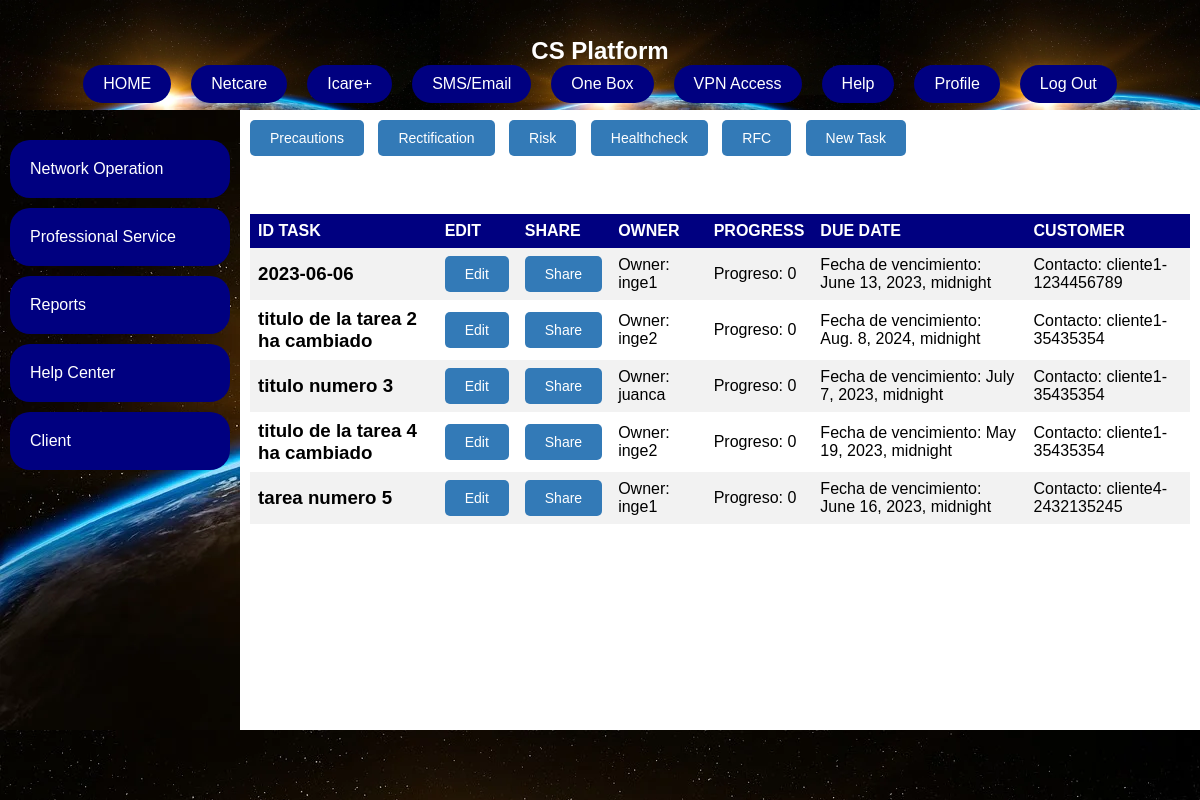
The app's page /netcare/, older data.
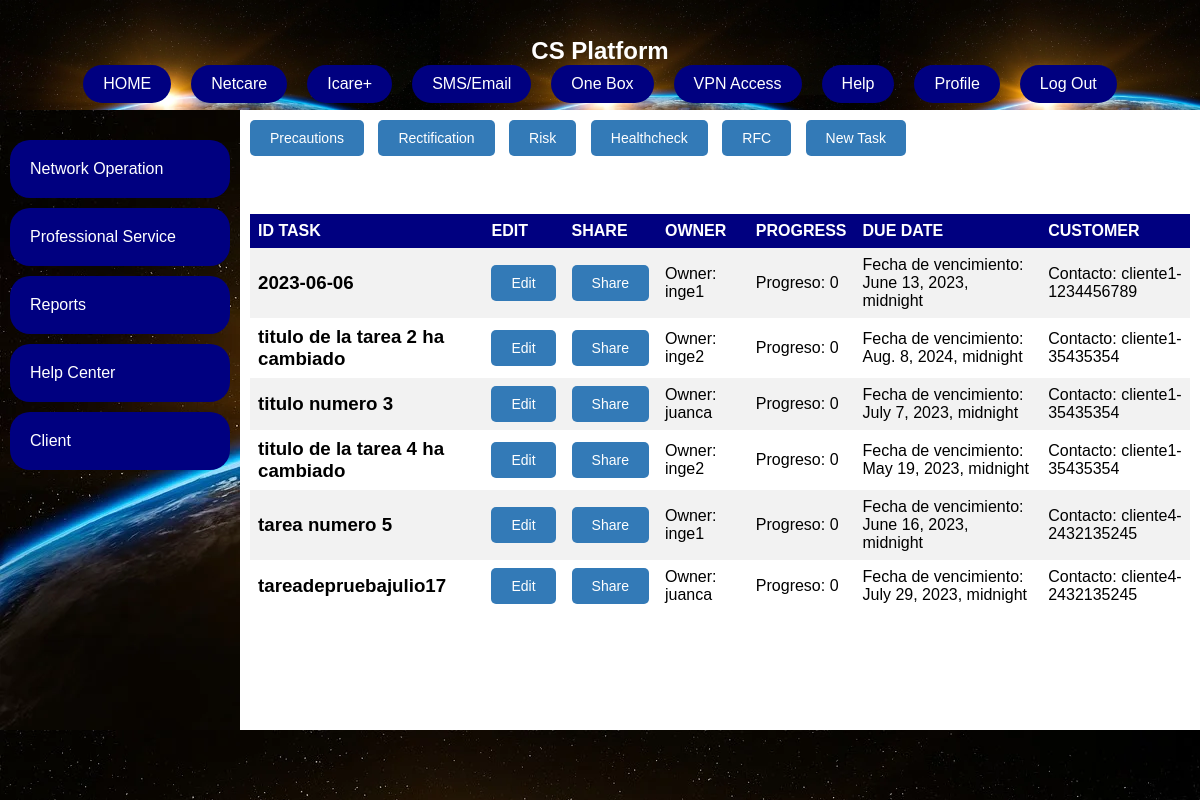
The same page, newer data.
### app/models.py (models this page shows)
class Tarea(models.Model):
    titulo = models.CharField(max_length=100)
    descripcion = models.TextField()
    progreso = models.IntegerField(default=0)
    owner = models.ForeignKey(User, on_delete=models.PROTECT)
    fecha_creacion = models.DateTimeField(auto_now_add=True)
    fecha_vencimiento = models.DateTimeField()
    contacto_cliente = models.ForeignKey(Cliente, on_delete=models.PROTECT)

### app/views.py (the view)
# urls.py: path('netcare/', views.netcare, name='netcare'),
def netcare(request):
    clientes=Cliente.objects.all()
    owners=User.objects.all()
    tareas = Tarea.objects.all()
    contexto ={
    'tareas': [],
    'c':clientes,
    'u':owners,
    }
    for tarea in tareas:
        cliente = Cliente.objects.get(id=tarea.contacto_cliente_id)
        tarea.cliente = cliente.nombre+'-'+cliente.contacto  # Agregar el atributo "cliente" a la tarea
        contexto['tareas'].append(tarea)
    return render(request, 'app/netcare.html',contexto)

### app/templates/app/netcare.html (shortened to what this page needs)
{% load static %}
<!DOCTYPE html>
<html lang="en">
<head>
  <link href="{% static 'app/css/netcarestilo.css' %}" rel="stylesheet">
</head>
<html>
<body>
  <div id="contenedor" class="contenedor">
    <div id="header" class="header">
      <h2>CS Platform</h2>
      <nav id="menu" class="menu">
        <a href="{% url 'app:dashboardhws' %}">HOME</a>
        <a href="{% url 'app:netcare' %}">Netcare</a>
        <a href="{% url 'app:icareplus' %}">Icare+</a>
        <a href="{% url 'app:smsEmail' %}">SMS/Email</a>
        <a href="{% url 'app:onebox' %}">One Box</a>
        <a href="{% url 'app:vpnaccess' %}">VPN Access</a>
        <a href="{% url 'app:help' %}">Help</a>
        <a href="{% url 'app:profile' %}">Profile</a>
        <a href="{% url 'app:loginhw' %}">Log Out</a>
      </nav>
    </div>
    <div class="barra">
      <a href="#">Network Operation</a>
      <a href="#">Professional Service</a>
      <a href="#">Reports</a>
      <a href="#">Help Center</a>
      <a href="#">Client</a>
    </div>
    <div class="contenido">
      <div class="tab-buttons">
        <button class="tab-button">Precautions</button>
        <button class="tab-button">Rectification</button>
        <button class="tab-button">Risk</button>
        <button class="tab-button">Healthcheck</button>
        <button class="tab-button">RFC</button>
        <button class="tab-button">New Task</button>
      </div>
      <div class="tab active">
        <h2>Precautions</h2>
        <table>
          <tr>
            <th>ID TASK</th>
            <th>EDIT</th>
            <th>SHARE</th>
            <th>OWNER</th>
            <th>PROGRESS</th>
            <th>DUE DATE</th>
            <th>CUSTOMER</th>
          </tr>
          {%for tarea in tareas%}
          <tr>
            <td class="title">
              <h3>{{tarea.titulo}}</h3>
            </td>
            <td class="edit-btn"><button class="edit-btn">Edit</button></td>
            <td class="compare-btn"><button class="compare-btn">Share</button></td>
            <td class="owner">
              <p>Owner: <span class="owner">{{tarea.owner}}</span></p>
            </td>
            <td class="progress">
              <p>Progreso: <span class="progress">{{tarea.progreso}}</span></p>
            </td>
            <td class="due-date">
              <p>Fecha de vencimiento: <span class="due-date">{{tarea.fecha_vencimiento}}</span></p>
            </td>
            <td class="contact-info">
              <p>Contacto: <span class="contact-info">{{tarea.cliente}}</span></p>
            </td>
          </tr>
          {% endfor %}
        </table>
      </div>
    </div>
    <div class="footer"></div>
  </div>
</body>
</html>

### app/Static/app/css/netcarestilo.css (style rules this page uses)
.contenedor { background-color: #fff; width: 100vw; height: 100vh; display: grid; grid-template: 110px 1fr 70px / 1fr 4fr; grid-template-areas: "header header" "barra contenido" "footer footer"; }
.header { display: flex; justify-content: center; align-items: center; background-color: rgba(0, 0, 128, 0.473); grid-area: header; flex-direction: column; background-image: url('/static/app/image/earthbbb.jpg'); background-size: cover; background-size: auto 200%; color: white; }
.menu { display: flex; justify-content: center; align-items: center; }
.menu a { display: inline-block; margin: 0 10px; padding: 10px 20px; border-radius: 20px; background-color: navy; color: #fff; text-decoration: none; transition: all 0.3s ease-in-out; }
.barra { padding-top: 20px; background-color: rgba(0, 0, 128, 0.473); grid-area: barra; height: 100%; background-image: url('/static/app/image/earthbbb.jpg'); background-size: cover; background-size: auto; }
.barra a { display: block; background-color: navy; color: white; padding: 20px; text-decoration: none; border-radius: 20px; margin: 10px; }
.contenido { background: #fff; grid-area: contenido; padding: 10px; }
.footer { background-color: rgba(0, 0, 128, 0.473); grid-area: footer; background-image: url('/static/app/image/earthbbb.jpg'); background-size: cover; background-size: auto; }
* { box-sizing: border-box; margin: 0; padding: 0; }
body { background-color: #f2f2f2; font-family: Arial, sans-serif; }
body { font-family: Arial, sans-serif; background-color: #f3f3f3; }
table { border-collapse: collapse; width: 100%; }
th, td { text-align: left; padding: 8px; }
th { background-color: navy; color: white; }
tr:nth-child(even) { background-color: #f2f2f2; }
h2 { color: #ffffff; margin-top: 30px; }
button { padding: 10px 20px; background-color: #337ab7; color: #fff; border: none; border-radius: 5px; font-size: 14px; cursor: pointer; transition: background-color 0.3s ease; }
.tab { display: none; }
.tab.active { display: block; }
.tab-buttons { margin-bottom: 20px; }
.tab-buttons button { margin-right: 10px; }

Row changes from the older to the newer data that the page shows:
added Tarea: titulo "tareadepruebajulio17", owner "juanca", progreso "0", fecha_vencimiento "July 29, 2023, midnight", cliente "cliente4-2432135245"
